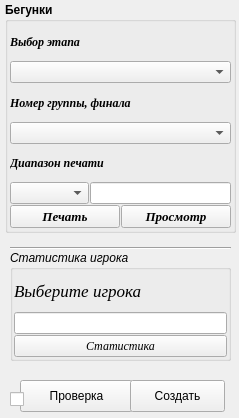
    <widget class="QWidget" name="page_6">
     <property name="geometry">
      <rect>
       <x>0</x>
       <y>0</y>
       <width>239</width>
       <height>418</height>
      </rect>
     </property>
     <attribute name="label">
      <string>Дополнительно</string>
     </attribute>
     <widget class="QGroupBox" name="groupBox_4">
      <property name="geometry">
       <rect>
        <x>5</x>
        <y>2</y>
        <width>231</width>
        <height>231</height>
       </rect>
      </property>
      <property name="font">
       <font>
        <weight>75</weight>
        <bold>true</bold>
       </font>
      </property>
      <property name="title">
       <string>Бегунки</string>
      </property>
      <layout class="QVBoxLayout" name="verticalLayout_26">
       <property name="spacing">
        <number>1</number>
       </property>
       <property name="leftMargin">
        <number>2</number>
       </property>
       <property name="topMargin">
        <number>2</number>
       </property>
       <property name="rightMargin">
        <number>2</number>
       </property>
       <property name="bottomMargin">
        <number>2</number>
       </property>
       <item>
        <layout class="QVBoxLayout" name="verticalLayout_23">
         <property name="spacing">
          <number>1</number>
         </property>
         <item>
          <widget class="QLabel" name="label_69">
           <property name="font">
            <font>
             <family>Times New Roman</family>
             <italic>true</italic>
            </font>
           </property>
           <property name="text">
            <string>Выбор этапа</string>
           </property>
          </widget>
         </item>
         <item>
          <widget class="QComboBox" name="comboBox_select_stage_begunki">
           <property name="editable">
            <bool>false</bool>
           </property>
          </widget>
         </item>
        </layout>
       </item>
       <item>
        <layout class="QVBoxLayout" name="verticalLayout_24">
         <property name="spacing">
          <number>1</number>
         </property>
         <item>
          <widget class="QLabel" name="label_68">
           <property name="font">
            <font>
             <family>Times New Roman</family>
             <italic>true</italic>
            </font>
           </property>
           <property name="text">
            <string>Номер группы, финала</string>
           </property>
          </widget>
         </item>
         <item>
          <widget class="QComboBox" name="comboBox_select_group_begunki">
           <property name="editable">
            <bool>false</bool>
           </property>
           <property name="insertPolicy">
            <enum>QComboBox::InsertAlphabetically</enum>
           </property>
          </widget>
         </item>
        </layout>
       </item>
       <item>
        <layout class="QVBoxLayout" name="verticalLayout_25">
         <property name="spacing">
          <number>1</number>
         </property>
         <item>
          <widget class="QLabel" name="label_70">
           <property name="font">
            <font>
             <family>Times New Roman</family>
             <italic>true</italic>
            </font>
           </property>
           <property name="text">
            <string>Диапазон печати</string>
           </property>
          </widget>
         </item>
         <item>
          <layout class="QHBoxLayout" name="horizontalLayout_15">
           <property name="spacing">
            <number>1</number>
           </property>
           <item>
            <widget class="QComboBox" name="comboBox_select_tours"/>
           </item>
           <item>
            <widget class="QLineEdit" name="lineEdit_range_tours"/>
           </item>
          </layout>
         </item>
        </layout>
       </item>
       <item>
        <layout class="QHBoxLayout" name="horizontalLayout_16">
         <property name="spacing">
          <number>1</number>
         </property>
         <item>
          <widget class="QPushButton" name="Button_print_begunki">
           <property name="sizePolicy">
            <sizepolicy hsizetype="Expanding" vsizetype="Fixed">
             <horstretch>0</horstretch>
             <verstretch>0</verstretch>
            </sizepolicy>
           </property>
           <property name="font">
            <font>
             <family>Times New Roman</family>
             <pointsize>10</pointsize>
             <italic>true</italic>
            </font>
           </property>
           <property name="text">
            <string>Печать</string>
           </property>
          </widget>
         </item>
         <item>
          <widget class="QPushButton" name="Button_view_begunki">
           <property name="sizePolicy">
            <sizepolicy hsizetype="Expanding" vsizetype="Fixed">
             <horstretch>0</horstretch>
             <verstretch>0</verstretch>
            </sizepolicy>
           </property>
           <property name="font">
            <font>
             <family>Times New Roman</family>
             <pointsize>10</pointsize>
             <italic>true</italic>
            </font>
           </property>
           <property name="text">
            <string>Просмотр</string>
           </property>
          </widget>
         </item>
        </layout>
       </item>
      </layout>
     </widget>
     <widget class="Line" name="line_3">
      <property name="geometry">
       <rect>
        <x>10</x>
        <y>240</y>
        <width>221</width>
        <height>16</height>
       </rect>
      </property>
      <property name="orientation">
       <enum>Qt::Horizontal</enum>
      </property>
     </widget>
     <widget class="QPushButton" name="Button_proba">
      <property name="geometry">
       <rect>
        <x>20</x>
        <y>380</y>
        <width>113</width>
        <height>32</height>
       </rect>
      </property>
      <property name="text">
       <string>Проверка</string>
      </property>
     </widget>
     <widget class="QPushButton" name="Button_system_made">
      <property name="geometry">
       <rect>
        <x>130</x>
        <y>380</y>
        <width>95</width>
        <height>32</height>
       </rect>
      </property>
      <property name="sizePolicy">
       <sizepolicy hsizetype="Minimum" vsizetype="Fixed">
        <horstretch>0</horstretch>
        <verstretch>0</verstretch>
       </sizepolicy>
      </property>
      <property name="text">
       <string>Создать</string>
      </property>
     </widget>
     <widget class="QCheckBox" name="checkBox_3">
      <property name="geometry">
       <rect>
        <x>10</x>
        <y>390</y>
        <width>19</width>
        <height>18</height>
       </rect>
      </property>
      <property name="text">
       <string/>
      </property>
     </widget>
     <widget class="QGroupBox" name="groupBox_9">
      <property name="geometry">
       <rect>
        <x>10</x>
        <y>250</y>
        <width>221</width>
        <height>111</height>
       </rect>
      </property>
      <property name="font">
       <font>
        <italic>true</italic>
       </font>
      </property>
      <property name="title">
       <string>Статистика игрока</string>
      </property>
      <property name="flat">
       <bool>false</bool>
      </property>
      <property name="checkable">
       <bool>false</bool>
      </property>
      <layout class="QVBoxLayout" name="verticalLayout_11">
       <property name="spacing">
        <number>1</number>
       </property>
       <property name="leftMargin">
        <number>1</number>
       </property>
       <property name="topMargin">
        <number>1</number>
       </property>
       <property name="rightMargin">
        <number>1</number>
       </property>
       <property name="bottomMargin">
        <number>1</number>
       </property>
       <item>
        <widget class="QLabel" name="label_76">
         <property name="font">
          <font>
           <family>Times New Roman</family>
           <pointsize>13</pointsize>
           <italic>true</italic>
          </font>
         </property>
         <property name="text">
          <string>Выберите игрока</string>
         </property>
        </widget>
       </item>
       <item>
        <widget class="QLineEdit" name="lineEdit_find_player_stat"/>
       </item>
       <item>
        <widget class="QPushButton" name="Button_player_stat">
         <property name="font">
          <font>
           <family>Times New Roman</family>
          </font>
         </property>
         <property name="text">
          <string>Статистика</string>
         </property>
        </widget>
       </item>
      </layout>
     </widget>
    </widget>
